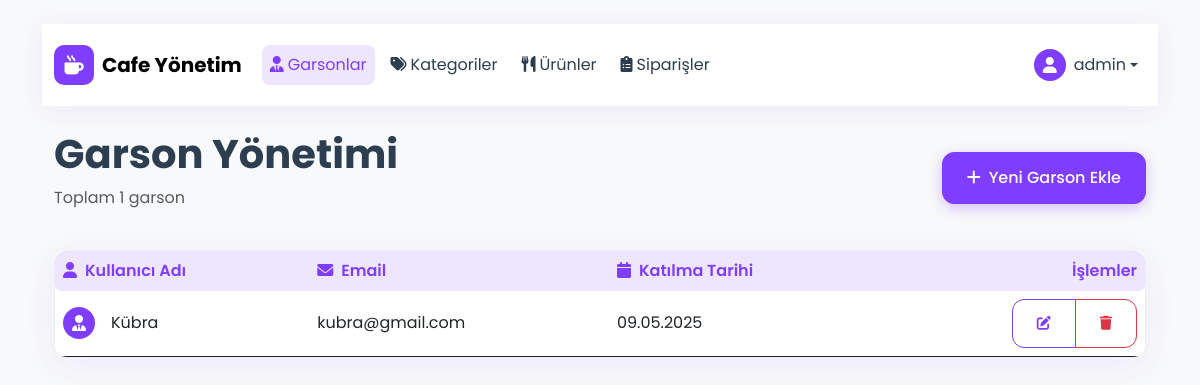
The app's page /yonetim/garsonlar/ (signed in) with its own data.
### cafe/models.py (models this page shows, shortened)
class Garson(models.Model):
    user = models.OneToOneField(User, on_delete=models.CASCADE)

### cafe/views.py (the view)
# urls.py: path('yonetim/garsonlar/', views.garson_listesi, name='garson_listesi'),
@login_required
@user_passes_test(is_admin)
def garson_listesi(request):
    garsonlar = Garson.objects.all()
    return render(request, 'cafe/admin/garson_listesi.html', {'garsonlar': garsonlar})

### cafe/views.py (called while the page is built)
def is_admin(user):
    return user.is_superuser

### cafe/templates/cafe/admin/garson_listesi.html (shortened to what this page needs)
{% extends 'cafe/base.html' %}
{% block content %}
{% include 'cafe/admin/header.html' %}
<div class="container fade-in">
    <div class="row mb-4">
        <div class="col">
            <div class="d-sm-flex align-items-center justify-content-between">
                <div>
                    <h1 class="display-6 fw-bold mb-2">Garson Yönetimi</h1>
                    <p class="text-muted">Toplam {{ garsonlar.count }} garson</p>
                </div>
                <a href="{% url 'garson_ekle' %}" class="btn btn-success">
                    <i class="fas fa-plus me-2"></i>Yeni Garson Ekle
                </a>
            </div>
        </div>
    </div>
    <div class="row">
        <div class="col">
            <div class="card glass-card">
                <div class="card-body p-0">
                    <div class="table-responsive">
                        <table class="table table-hover align-middle mb-0">
                            <thead>
                                <tr>
                                    <th class="border-0 rounded-start">
                                        <i class="fas fa-user me-2"></i>Kullanıcı Adı
                                    </th>
                                    <th class="border-0">
                                        <i class="fas fa-envelope me-2"></i>Email
                                    </th>
                                    <th class="border-0">
                                        <i class="fas fa-calendar me-2"></i>Katılma Tarihi
                                    </th>
                                    <th class="border-0 rounded-end text-end">İşlemler</th>
                                </tr>
                            </thead>
                            <tbody class="border-0">
                                {% for garson in garsonlar %}
                                <tr class="slide-up" style="animation-delay: {{ forloop.counter|add:-1 }}00ms">
                                    <td>
                                        <div class="d-flex align-items-center">
                                            <div class="user-icon me-3">
                                                <i class="fas fa-user-tie"></i>
                                            </div>
                                            {{ garson.user.username }}
                                        </div>
                                    </td>
                                    <td>{{ garson.user.email }}</td>
                                    <td>{{ garson.user.date_joined|date:"d.m.Y" }}</td>
                                    <td class="text-end">
                                        <div class="btn-group">
                                            <a href="{% url 'garson_duzenle' garson.id %}" class="btn btn-sm btn-outline-success">
                                                <i class="fas fa-edit"></i>
                                            </a>
                                            <a href="{% url 'garson_sil' garson.id %}" class="btn btn-sm btn-outline-danger" onclick="return confirm('Garsonu silmek istediğinize emin misiniz?')">
                                                <i class="fas fa-trash"></i>
                                            </a>
                                        </div>
                                    </td>
                                </tr>
                                {% endfor %}
                            </tbody>
                        </table>
                    </div>
                </div>
            </div>
        </div>
    </div>
</div>
{% endblock %}

### cafe/templates/cafe/admin/header.html (shortened to what this page needs)
{% load static %}
<nav class="navbar navbar-expand-lg navbar-custom mb-4">
    <div class="container">
        <a class="navbar-brand d-flex align-items-center" href="{% url 'admin_panel' %}">
            <div class="brand-icon me-2">
                <i class="fas fa-mug-hot"></i>
            </div>
            <span class="fw-bold">Cafe Yönetim</span>
        </a>
        <div class="collapse navbar-collapse" id="adminNav">
            <ul class="navbar-nav me-auto">
                <li class="nav-item px-1">
                    <a class="nav-link {% if request.resolver_match.url_name == 'garson_listesi' %}active{% endif %}"
                       href="{% url 'garson_listesi' %}">
                        <i class="fas fa-user-tie me-1"></i>Garsonlar
                    </a>
                </li>
                <li class="nav-item px-1">
                    <a class="nav-link {% if request.resolver_match.url_name == 'kategori_listesi' %}active{% endif %}"
                       href="{% url 'kategori_listesi' %}">
                        <i class="fas fa-tags me-1"></i>Kategoriler
                    </a>
                </li>
                <li class="nav-item px-1">
                    <a class="nav-link {% if request.resolver_match.url_name == 'urun_listesi' %}active{% endif %}"
                       href="{% url 'urun_listesi' %}">
                        <i class="fas fa-utensils me-1"></i>Ürünler
                    </a>
                </li>
                <li class="nav-item px-1">
                    <a class="nav-link {% if request.resolver_match.url_name == 'siparisler' %}active{% endif %}"
                       href="{% url 'siparisler' %}">
                        <i class="fas fa-clipboard-list me-1"></i>Siparişler
                    </a>
                </li>
            </ul>
            <div class="navbar-nav">
                <div class="nav-item dropdown">
                    <a class="nav-link dropdown-toggle d-flex align-items-center" href="#" id="userDropdown" role="button" data-bs-toggle="dropdown">
                        <div class="user-icon me-2">
                            <i class="fas fa-user"></i>
                        </div>
                        <span>{{ request.user.username }}</span>
                    </a>
                </div>
            </div>
        </div>
    </div>
</nav>

### cafe/templates/cafe/base.html (style rules this page uses)
:root { --primary: #7F3DFF; --primary-dark: #6423FF; --primary-light: #EEE5FF; --secondary: #00A86B; --dark: #2C3E50; --light: #F8F9FA; --gray: #808191; --success: #00A86B; --danger: #FD3D57; }
body { font-family: 'Poppins', sans-serif; background: var(--light); min-height: 100vh; color: var(--dark); }
.btn-success { background: var(--primary); border-color: var(--primary); box-shadow: 0 4px 14px rgba(127, 61, 255, 0.3); }
.btn-outline-success { color: var(--primary); border-color: var(--primary); }
.card { border: none; border-radius: 16px; background: rgba(255, 255, 255, 0.9); backdrop-filter: blur(10px); box-shadow: 0 8px 24px rgba(127, 61, 255, 0.08); transition: all 0.3s ease; }
.btn { border-radius: 12px; padding: 0.8rem 1.5rem; font-weight: 500; transition: all 0.3s ease; position: relative; overflow: hidden; }
.btn:after { content: ''; position: absolute; top: 50%; left: 50%; width: 5px; height: 5px; background: rgba(255, 255, 255, .5); opacity: 0; border-radius: 100%; transform: scale(1, 1) translate(-50%); transform-origin: 50% 50%; }
.glass-card { background: rgba(255, 255, 255, 0.95); backdrop-filter: blur(20px); border: 1px solid rgba(127, 61, 255, 0.1); box-shadow: 0 8px 32px rgba(127, 61, 255, 0.08); }
.table { border-radius: 12px; overflow: hidden; }
.table th { background: var(--primary-light); color: var(--primary); font-weight: 600; border: none; }
.navbar-custom { background: rgba(255, 255, 255, 0.95); backdrop-filter: blur(20px); box-shadow: 0 4px 24px rgba(127, 61, 255, 0.08); }
.fade-in { animation: fadeIn 0.5s ease-in; }
.slide-up { animation: slideUp 0.5s ease-out; }

### cafe/templates/cafe/admin/header.html (style rules this page uses)
.navbar-custom { padding: 1rem 0; }
.navbar-custom .nav-link { color: var(--dark); padding: 0.5rem 1rem; border-radius: 8px; transition: all 0.3s ease; }
.navbar-custom .nav-link:hover, .navbar-custom .nav-link.active { color: var(--primary); background: var(--primary-light); }
.brand-icon { width: 40px; height: 40px; display: flex; align-items: center; justify-content: center; background: var(--primary); color: white; border-radius: 10px; font-size: 1.2rem; }
.user-icon { width: 32px; height: 32px; display: flex; align-items: center; justify-content: center; background: var(--primary); color: white; border-radius: 50%; font-size: 1rem; }

### records on screen
Garson: user.username "Kübra", user.email "kubra@gmail.com", user.date_joined "09.05.2025"

### other values on screen
{{ request.user.username }} "admin"
{{ garsonlar.count }} "1"
